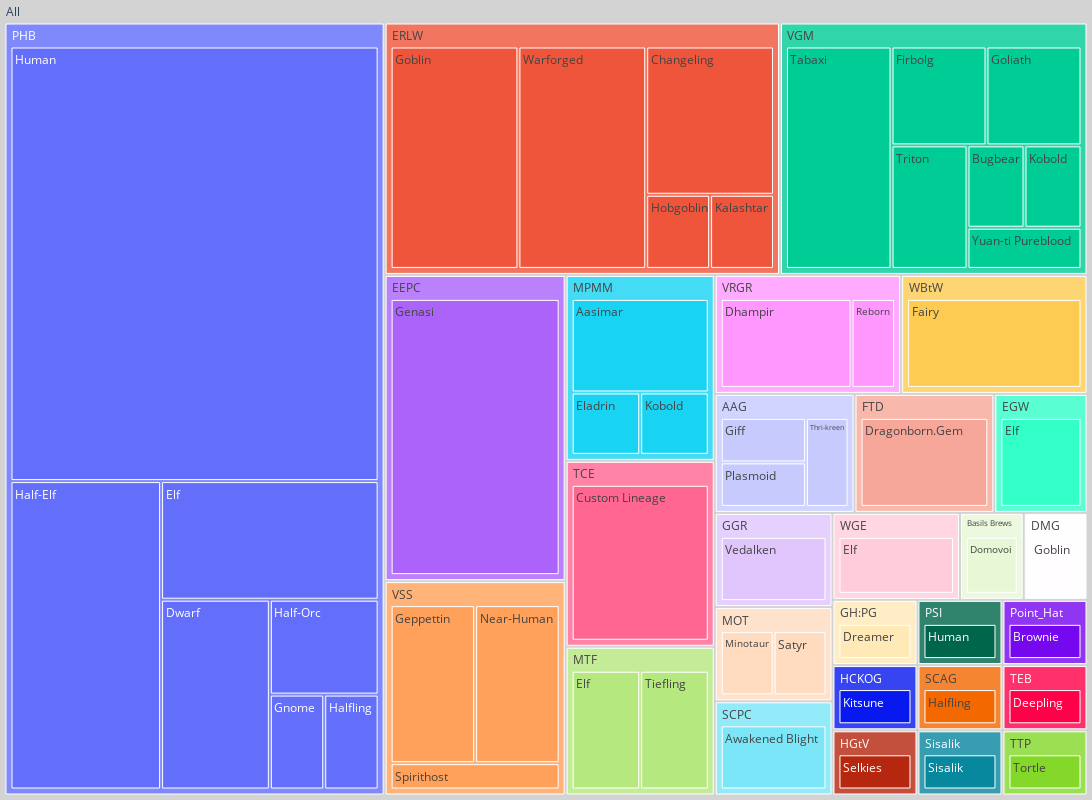

Notebook code cell kept with this figure:
### Code cell
import pandas as pd
import plotly.express as px
pd.set_option("mode.chained_assignment", None)

SHT_Characters = pd.read_csv('/home/jovyan/Data/Characters.csv')
SHT_Race = pd.read_csv('/home/jovyan/Data/Race.csv')

for x1, y1 in SHT_Characters.iterrows():
    for x2, y2 in SHT_Race.iterrows():
        #print(x2)
        if y2[4]==y1[5]:
            #y2[6]+=1
            SHT_Race.at[x2,'Count'] += 1

SF = SHT_Race[["Source", "Race", "Count"]]
SF["All"] = "All" # in order to have a single root node
fig = px.treemap(SF, path=['All', 'Source', 'Race'], values='Count')
fig.update_traces(root_color="lightgrey")
fig.update_layout(margin = dict(t=0, l=0, r=0, b=0))
fig.update_layout(autosize=False,width=1100,height=800)
#fig.update_layout(autosize=True)
fig.show()

### Figure 1 — Plotly figure (JSON) as saved in the notebook; plotly's stock layout.template omitted (floating-point values rounded to 4 significant figures; data arrays with more than 128 entries replaced by an {"elided": "..."} marker saying what was removed)
{"data": [{"branchvalues": "total", "domain": {"x": [0, 1], "y": [0, 1]}, "hovertemplate": "labels=%{label}<br>Count=%{value}<br>parent=%{parent}<br>id=%{id}<extra></extra>", "ids": {"elided": "324 str values"}, "labels": {"elided": "324 str values"}, "name": "", "parents": {"elided": "324 str values"}, "values": {"elided": "324 int values"}, "type": "treemap", "root": {"color": "lightgrey"}}], "layout": {"legend": {"tracegroupgap": 0}, "margin": {"t": 0, "l": 0, "r": 0, "b": 0}, "autosize": false, "width": 1100, "height": 800}}
